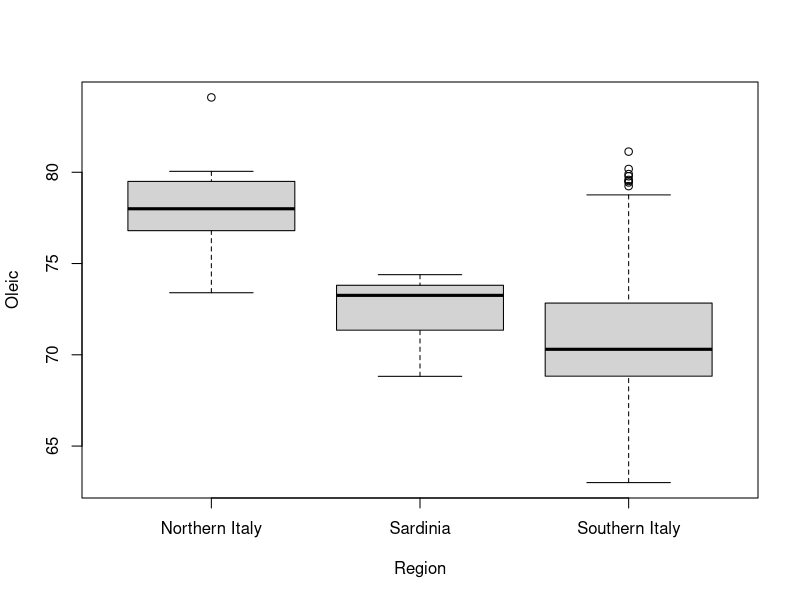
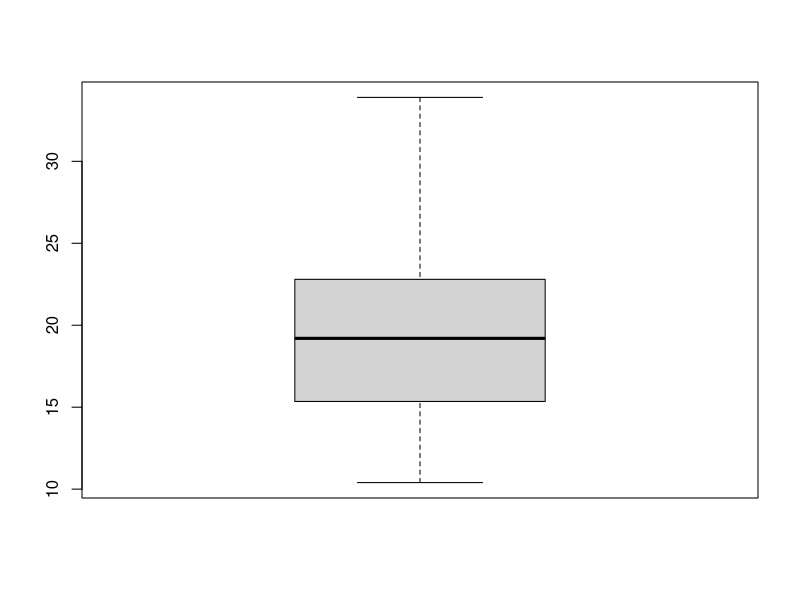
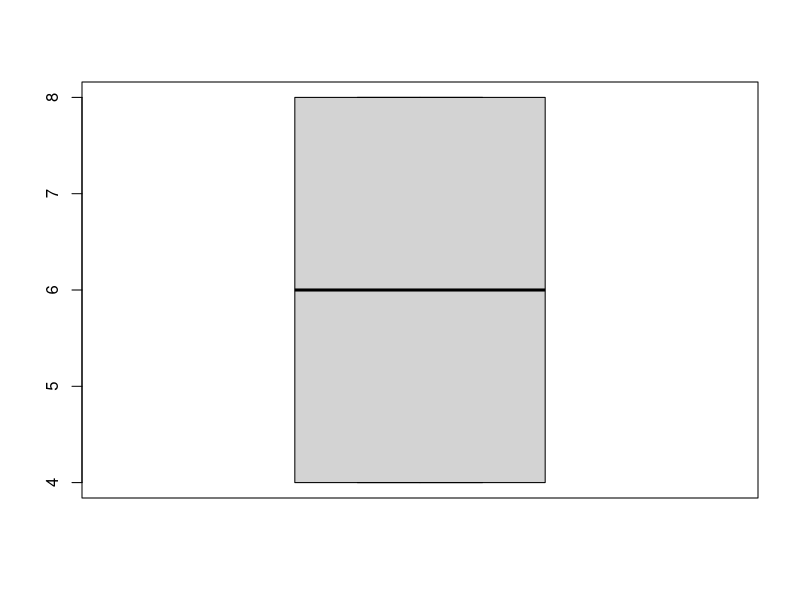
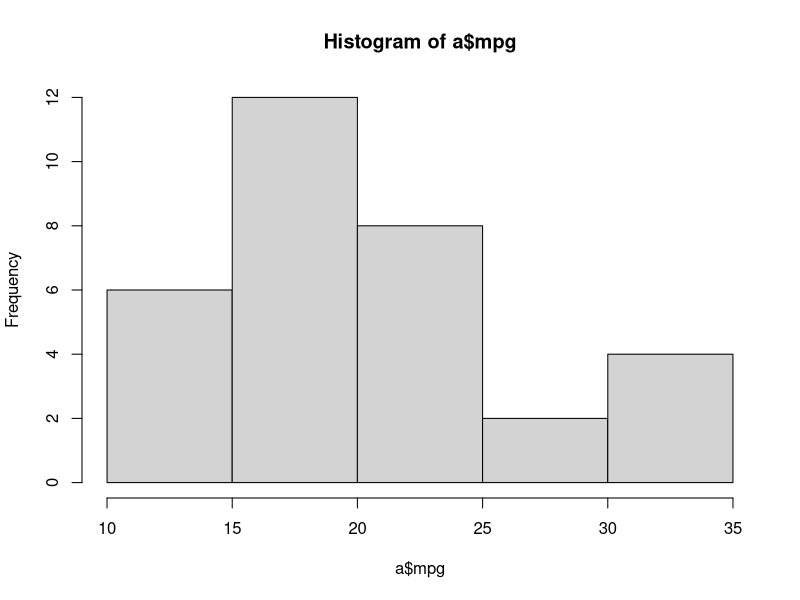
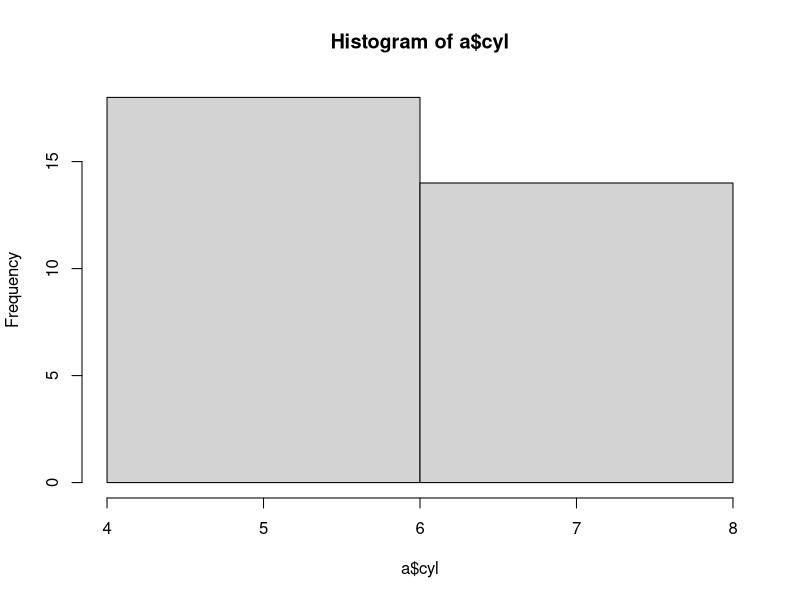
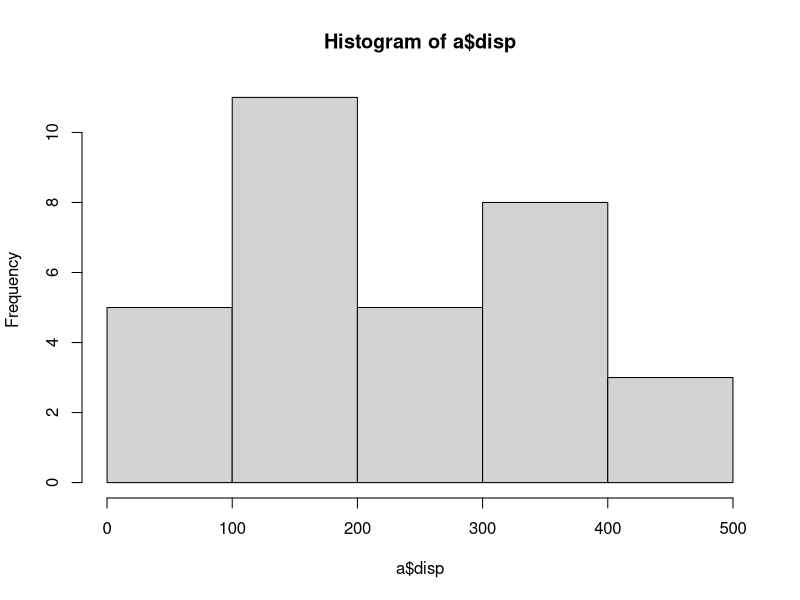
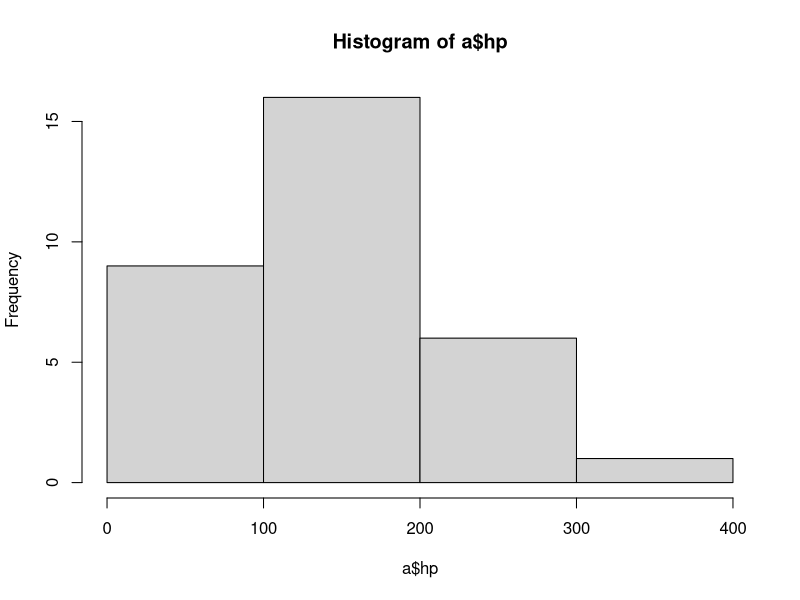
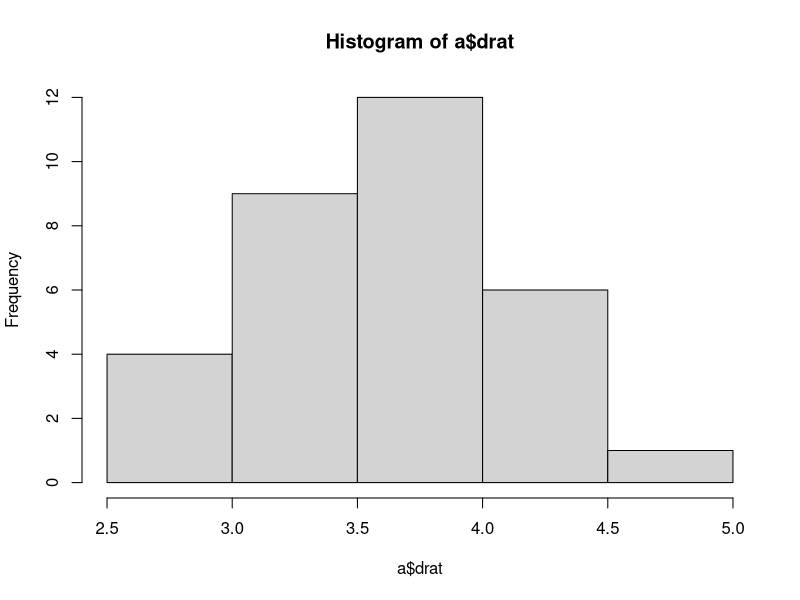

Recreate these plots in R, in order.
## ---- chunk 1
knitr::opts_chunk$set(echo = TRUE)
## ---- chunk 2
packages = c("dslabs", "MASS", "scatterplot3d", "car")
## Se cargan o se instalan y cargan
package.check <- lapply(
  packages,
  FUN = function(x) {
    if (!require(x, character.only = TRUE)) {
      install.packages(x, dependencies = TRUE)
      library(x, character.only = TRUE)
    }
  }
)
## ---- chunk 3
boxplot(olive$oleic ~ olive$region, xlab='Region', ylab='Oleic')
## ---- chunk 4
#instalar libreria para la moda si no está instalada:
if(!require("modeest")){
    install.packages("modeest")
    library(modeest)
}
a<-mtcars
medias<-c()
modas<-list()
medianas<-c()
desviaciones<-c()
for (i in seq_along(a)){
  #Se puede mejorar esta parte
  media<-mean(a[[i]])
  medias<-c(medias,media)
  modas[[i]]<-mlv(a[[i]],method = "mfv")
  mediana<-median(a[[i]])
  medianas<-c(medianas,mediana)
  desviaciones<-c(desviaciones,sd(a[[i]]))
}

medianas
medias
desviaciones
modas

## ---- chunk 5
boxplot(a$mpg)
boxplot(a$cyl)

## ---- chunk 6
#histograma por variables
hist(a$mpg, breaks=5)
hist(a$cyl, breaks=2) #no tiene sentido que sean 5 intervalos, var. categorica
hist(a$disp, breaks=5)
hist(a$hp, breaks=4)
hist(a$drat, breaks=5)
hist(a$wt, breaks=5)
hist(a$qsec, breaks=5)
hist(a$vs, breaks=2) #no tiene sentido utilizar histograma, variable categ.
hist(a$am, breaks=5) #no tiene sentido usar histograma, mejor utilizar diagrama de barras, var. categ.
hist(a$gear,breaks=5) #mejor diagrama de barras, la variable es categorica
hist(a$carb,breaks=5) #no se puede con 5 intervalos
## ---- chunk 7
scatterplotMatrix(~ +., data = olive, diagonal=list(method ="boxplot")) 
## ---- chunk 8
colors <- c("#999999", "#E69F00", "#56B4E9")  
colors <- colors[as.numeric(olive$region)]
p_cuatro <- scatterplot3d(olive$palmitic,olive$palmitoleic,olive$linoleic,pch = 16, color=colors,xlab="Palmitic", ylab="Palmitoleic", zlab="Linoleic")

legend(p_cuatro$xyz.convert(-3.0, 5, 14), legend = levels(olive$region), col =  c("#999999", "#E69F00", "#56B4E9"), pch = 16)
## ---- chunk 9
x1 <- c(-6, -3, -2, 1, 2, 5, 6, 8)
x2 <- c(-2, -3, 1, -1, 2, 1, 5, 3)


xb1<-mean(x1)
xb2<-mean(x2)

plot(x1,x2,xlab='x_1', ylab='x_2')

s11 = (1/8)*sum((x1-xb1)^2)
s22 = (1/8)*sum((x2-xb2)^2)
s12 =(1/8)*sum((x1-xb1)*(x2-xb2))
## ---- chunk 10
s11
s22
s12
## ---- chunk 11
x1_cosito = x1*cos(26*pi/180) + x2*sin(26*pi/180)
x2_cosito = -x1*sin(26*pi/180) + x2*cos(26*pi/180)
## ---- chunk 12
x1_cosito

x2_cosito
## ---- chunk 13
xb1_cosito <-mean(x1_cosito)
xb2_cosito <-mean(x2_cosito)

S_11_cosito = (1/8)*sum((x1_cosito-xb1_cosito)^2)
S_22_cosito = (1/8)*sum((x2_cosito-xb2_cosito)^2)
## ---- chunk 14
xb1_cosito
xb2_cosito
S_11_cosito
S_22_cosito
## ---- chunk 15
x1_nuevo_gorro = 4*cos(26*pi/180) - 2*sin(26*pi/180)
x2_nuevo_gorro = -4*sin(26*pi/180) -2*cos(26*pi/180)

distancia = sqrt(((x1_nuevo_gorro)^2/S_11_cosito)+((x2_nuevo_gorro)^2/S_22_cosito))
## ---- chunk 16
x1_nuevo_gorro
x2_nuevo_gorro
distancia
## ---- chunk 17
t = 26*pi/180
a = (cos(t)^2)*s11 + 2*sin(t)*cos(t)*s12 + (sin(t)^2)*s22
b = (cos(t)^2)*s22 - 2*sin(t)*cos(t)*s12 + (sin(t)^2)*s11

a11 = ((cos(t)^2)/a) + ((sin(t)^2)/b)
a22 = ((sin(t)^2)/a) + ((cos(t)^2)/b)
a12 = ((sin(t)*cos(t))/a) - ((sin(t)*cos(t))/b)

uno = a11*(16)
dos = a12*(-16)
tres = a22*4 

distancia_est = sqrt(uno+dos+tres)
## ---- chunk 18
a
b
a11
a22
a12
uno
dos
tres
distancia_est
## ---- chunk 19
summary(cars)
## ---- chunk 20
plot(pressure)
